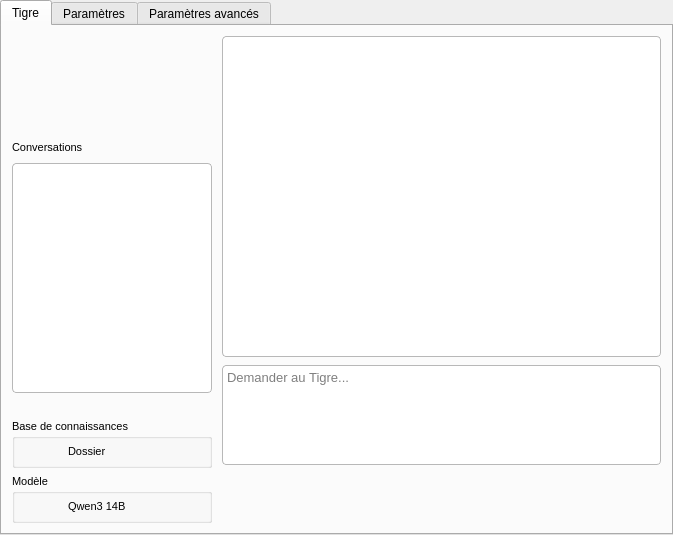
<?xml version="1.0" encoding="UTF-8"?>
<ui version="4.0">
 <class>Form</class>
 <widget class="QWidget" name="Form">
  <property name="geometry">
   <rect>
    <x>0</x>
    <y>0</y>
    <width>673</width>
    <height>535</height>
   </rect>
  </property>
  <property name="windowTitle">
   <string>Form</string>
  </property>
  <property name="styleSheet">
   <string notr="true">QPushButton {
    border: none;
}

QPushButton:pressed {
    background-color: rgba(0, 0, 0, 5%);
    margin-top: 2px;
    margin-left: 2px;
}</string>
  </property>
  <layout class="QVBoxLayout" name="verticalLayout_Form">
   <property name="spacing">
    <number>0</number>
   </property>
   <property name="leftMargin">
    <number>0</number>
   </property>
   <property name="topMargin">
    <number>0</number>
   </property>
   <property name="rightMargin">
    <number>0</number>
   </property>
   <property name="bottomMargin">
    <number>0</number>
   </property>
   <item>
    <widget class="QTabWidget" name="tabWidget">
     <property name="minimumSize">
      <size>
       <width>600</width>
       <height>400</height>
      </size>
     </property>
     <property name="styleSheet">
      <string notr="true">background: none</string>
     </property>
     <property name="currentIndex">
      <number>0</number>
     </property>
     <widget class="QWidget" name="tab">
      <attribute name="title">
       <string>Tigre</string>
      </attribute>
      <layout class="QHBoxLayout" name="horizontalLayout_tab1">
       <property name="spacing">
        <number>10</number>
       </property>
       <property name="leftMargin">
        <number>10</number>
       </property>
       <property name="topMargin">
        <number>10</number>
       </property>
       <property name="rightMargin">
        <number>10</number>
       </property>
       <property name="bottomMargin">
        <number>10</number>
       </property>
       <item>
        <layout class="QVBoxLayout" name="verticalLayout_sidebar" stretch="0,0,0,0,0,0">
         <property name="spacing">
          <number>6</number>
         </property>
         <property name="sizeConstraint">
          <enum>QLayout::SetFixedSize</enum>
         </property>
         <property name="leftMargin">
          <number>0</number>
         </property>
         <property name="topMargin">
          <number>0</number>
         </property>
         <property name="rightMargin">
          <number>0</number>
         </property>
         <property name="bottomMargin">
          <number>0</number>
         </property>
         <item alignment="Qt::AlignHCenter">
          <widget class="QLabel" name="label_tigerODM">
           <property name="sizePolicy">
            <sizepolicy hsizetype="Minimum" vsizetype="Minimum">
             <horstretch>0</horstretch>
             <verstretch>0</verstretch>
            </sizepolicy>
           </property>
           <property name="minimumSize">
            <size>
             <width>0</width>
             <height>95</height>
            </size>
           </property>
           <property name="maximumSize">
            <size>
             <width>100</width>
             <height>100</height>
            </size>
           </property>
           <property name="text">
            <string/>
           </property>
           <property name="pixmap">
            <pixmap>Images/Tiger.png</pixmap>
           </property>
           <property name="scaledContents">
            <bool>true</bool>
           </property>
           <property name="alignment">
            <set>Qt::AlignCenter</set>
           </property>
           <property name="wordWrap">
            <bool>false</bool>
           </property>
           <property name="margin">
            <number>0</number>
           </property>
           <property name="indent">
            <number>0</number>
           </property>
          </widget>
         </item>
         <item>
          <layout class="QHBoxLayout" name="horizontalLayout_convHeader">
           <property name="spacing">
            <number>6</number>
           </property>
           <property name="leftMargin">
            <number>0</number>
           </property>
           <property name="topMargin">
            <number>0</number>
           </property>
           <property name="rightMargin">
            <number>0</number>
           </property>
           <property name="bottomMargin">
            <number>0</number>
           </property>
           <item>
            <widget class="QLabel" name="label_conversation">
             <property name="sizePolicy">
              <sizepolicy hsizetype="Fixed" vsizetype="Fixed">
               <horstretch>0</horstretch>
               <verstretch>0</verstretch>
              </sizepolicy>
             </property>
             <property name="maximumSize">
              <size>
               <width>130</width>
               <height>20</height>
              </size>
             </property>
             <property name="font">
              <font>
               <family>Arial</family>
               <pointsize>8</pointsize>
              </font>
             </property>
             <property name="text">
              <string>Conversations</string>
             </property>
            </widget>
           </item>
           <item>
            <spacer name="horizontalSpacer_convHeader">
             <property name="orientation">
              <enum>Qt::Horizontal</enum>
             </property>
             <property name="sizeType">
              <enum>QSizePolicy::Fixed</enum>
             </property>
             <property name="sizeHint" stdset="0">
              <size>
               <width>40</width>
               <height>20</height>
              </size>
             </property>
            </spacer>
           </item>
           <item>
            <widget class="QPushButton" name="btn_delConv">
             <property name="maximumSize">
              <size>
               <width>20</width>
               <height>20</height>
              </size>
             </property>
             <property name="font">
              <font>
               <family>Arial</family>
               <pointsize>10</pointsize>
              </font>
             </property>
             <property name="styleSheet">
              <string notr="true">background: transparent;</string>
             </property>
             <property name="text">
              <string/>
             </property>
             <property name="icon">
              <iconset>
               <normaloff>Images/delete.png</normaloff>Images/delete.png</iconset>
             </property>
             <property name="iconSize">
              <size>
               <width>16</width>
               <height>16</height>
              </size>
             </property>
            </widget>
           </item>
           <item>
            <widget class="QPushButton" name="btn_newConv">
             <property name="maximumSize">
              <size>
               <width>20</width>
               <height>20</height>
              </size>
             </property>
             <property name="font">
              <font>
               <family>Arial</family>
               <pointsize>10</pointsize>
              </font>
             </property>
             <property name="styleSheet">
              <string notr="true">background: transparent;</string>
             </property>
             <property name="text">
              <string/>
             </property>
             <property name="icon">
              <iconset>
               <normaloff>Images/new.png</normaloff>Images/new.png</iconset>
             </property>
             <property name="iconSize">
              <size>
               <width>16</width>
               <height>16</height>
              </size>
             </property>
            </widget>
           </item>
          </layout>
         </item>
         <item>
          <widget class="QListWidget" name="list_conversations">
           <property name="sizePolicy">
            <sizepolicy hsizetype="Preferred" vsizetype="Expanding">
             <horstretch>0</horstretch>
             <verstretch>1</verstretch>
            </sizepolicy>
           </property>
           <property name="maximumSize">
            <size>
             <width>200</width>
             <height>16777215</height>
            </size>
           </property>
           <property name="font">
            <font>
             <pointsize>8</pointsize>
            </font>
           </property>
           <property name="styleSheet">
            <string notr="true">background-color: palette(Base);
color: palette(Text);
border: 1px solid palette(Mid);
border-radius: 4px;</string>
           </property>
          </widget>
         </item>
         <item>
          <spacer name="verticalSpacer_sidebar">
           <property name="orientation">
            <enum>Qt::Vertical</enum>
           </property>
           <property name="sizeHint" stdset="0">
            <size>
             <width>20</width>
             <height>20</height>
            </size>
           </property>
          </spacer>
         </item>
         <item>
          <widget class="QGroupBox" name="groupBox_2">
           <property name="maximumSize">
            <size>
             <width>200</width>
             <height>16777215</height>
            </size>
           </property>
           <property name="font">
            <font>
             <family>Arial</family>
             <pointsize>8</pointsize>
            </font>
           </property>
           <property name="title">
            <string>Base de connaissances</string>
           </property>
           <layout class="QHBoxLayout" name="horizontalLayout_groupBox2">
            <property name="spacing">
             <number>8</number>
            </property>
            <property name="leftMargin">
             <number>10</number>
            </property>
            <property name="topMargin">
             <number>6</number>
            </property>
            <property name="rightMargin">
             <number>10</number>
            </property>
            <property name="bottomMargin">
             <number>6</number>
            </property>
            <item>
             <widget class="QPushButton" name="btn_folder">
              <property name="maximumSize">
               <size>
                <width>35</width>
                <height>16777215</height>
               </size>
              </property>
              <property name="font">
               <font>
                <family>Arial</family>
                <pointsize>10</pointsize>
               </font>
              </property>
              <property name="styleSheet">
               <string notr="true">background: transparent;</string>
              </property>
              <property name="text">
               <string/>
              </property>
              <property name="icon">
               <iconset>
                <normaloff>Images/folder.png</normaloff>Images/folder.png</iconset>
              </property>
              <property name="iconSize">
               <size>
                <width>20</width>
                <height>20</height>
               </size>
              </property>
             </widget>
            </item>
            <item>
             <widget class="QLabel" name="label_folder">
              <property name="maximumSize">
               <size>
                <width>120</width>
                <height>20</height>
               </size>
              </property>
              <property name="font">
               <font>
                <family>Arial</family>
                <pointsize>8</pointsize>
               </font>
              </property>
              <property name="text">
               <string>Dossier</string>
              </property>
             </widget>
            </item>
            <item>
             <spacer name="horizontalSpacer_groupBox2">
              <property name="orientation">
               <enum>Qt::Horizontal</enum>
              </property>
              <property name="sizeType">
               <enum>QSizePolicy::Fixed</enum>
              </property>
              <property name="sizeHint" stdset="0">
               <size>
                <width>10</width>
                <height>10</height>
               </size>
              </property>
             </spacer>
            </item>
           </layout>
          </widget>
         </item>
         <item>
          <widget class="QGroupBox" name="groupBox_3">
           <property name="maximumSize">
            <size>
             <width>200</width>
             <height>16777215</height>
            </size>
           </property>
           <property name="font">
            <font>
             <family>Arial</family>
             <pointsize>8</pointsize>
            </font>
           </property>
           <property name="title">
            <string>Modèle</string>
           </property>
           <layout class="QHBoxLayout" name="horizontalLayout_groupBox3">
            <property name="spacing">
             <number>8</number>
            </property>
            <property name="leftMargin">
             <number>10</number>
            </property>
            <property name="topMargin">
             <number>6</number>
            </property>
            <property name="rightMargin">
             <number>10</number>
            </property>
            <property name="bottomMargin">
             <number>6</number>
            </property>
            <item>
             <widget class="QPushButton" name="btn_model">
              <property name="maximumSize">
               <size>
                <width>35</width>
                <height>16777215</height>
               </size>
              </property>
              <property name="font">
               <font>
                <family>Arial</family>
                <pointsize>10</pointsize>
               </font>
              </property>
              <property name="styleSheet">
               <string notr="true">background: transparent;</string>
              </property>
              <property name="text">
               <string/>
              </property>
              <property name="icon">
               <iconset>
                <normaloff>Images/model.png</normaloff>Images/model.png</iconset>
              </property>
              <property name="iconSize">
               <size>
                <width>20</width>
                <height>20</height>
               </size>
              </property>
             </widget>
            </item>
            <item>
             <widget class="QLabel" name="label_model">
              <property name="maximumSize">
               <size>
                <width>120</width>
                <height>20</height>
               </size>
              </property>
              <property name="font">
               <font>
                <family>Arial</family>
                <pointsize>8</pointsize>
               </font>
              </property>
              <property name="text">
               <string>Qwen3 14B</string>
              </property>
             </widget>
            </item>
            <item>
             <spacer name="horizontalSpacer_groupBox3">
              <property name="orientation">
               <enum>Qt::Horizontal</enum>
              </property>
              <property name="sizeType">
               <enum>QSizePolicy::Fixed</enum>
              </property>
              <property name="sizeHint" stdset="0">
               <size>
                <width>10</width>
                <height>10</height>
               </size>
              </property>
             </spacer>
            </item>
           </layout>
          </widget>
         </item>
        </layout>
       </item>
       <item>
        <layout class="QVBoxLayout" name="verticalLayout_main">
         <property name="spacing">
          <number>8</number>
         </property>
         <property name="leftMargin">
          <number>0</number>
         </property>
         <property name="topMargin">
          <number>0</number>
         </property>
         <property name="rightMargin">
          <number>0</number>
         </property>
         <property name="bottomMargin">
          <number>0</number>
         </property>
         <item>
          <widget class="QScrollArea" name="scrollArea_display">
           <property name="sizePolicy">
            <sizepolicy hsizetype="Expanding" vsizetype="Expanding">
             <horstretch>1</horstretch>
             <verstretch>1</verstretch>
            </sizepolicy>
           </property>
           <property name="styleSheet">
            <string notr="true">background-color: palette(Base);
color: palette(Text);
border-radius: 4px;
border: 1px solid palette(Mid);
</string>
           </property>
           <property name="widgetResizable">
            <bool>true</bool>
           </property>
           <widget class="QWidget" name="scrollAreaWidgetContents">
            <property name="geometry">
             <rect>
              <x>0</x>
              <y>0</y>
              <width>431</width>
              <height>316</height>
             </rect>
            </property>
            <property name="styleSheet">
             <string notr="true">margin-left: 8px;
margin-right: 8px;
border: none;</string>
            </property>
           </widget>
          </widget>
         </item>
         <item>
          <widget class="DropTextEdit" name="textEdit_request">
           <property name="minimumSize">
            <size>
             <width>0</width>
             <height>100</height>
            </size>
           </property>
           <property name="maximumSize">
            <size>
             <width>16777215</width>
             <height>100</height>
            </size>
           </property>
           <property name="font">
            <font>
             <family>Arial</family>
             <pointsize>10</pointsize>
            </font>
           </property>
           <property name="styleSheet">
            <string notr="true">background-color: palette(Base);
color: palette(Text);
border: 1px solid palette(Mid);
border-radius: 4px;</string>
           </property>
           <property name="placeholderText">
            <string>Demander au Tigre...</string>
           </property>
          </widget>
         </item>
         <item>
          <layout class="QHBoxLayout" name="horizontalLayout">
           <property name="topMargin">
            <number>0</number>
           </property>
           <item>
            <widget class="QPushButton" name="btn_attachment">
             <property name="font">
              <font>
               <family>Arial</family>
               <pointsize>10</pointsize>
              </font>
             </property>
             <property name="styleSheet">
              <string notr="true">background: transparent;</string>
             </property>
             <property name="text">
              <string/>
             </property>
             <property name="icon">
              <iconset>
               <normaloff>Images/paperclip.png</normaloff>Images/paperclip.png</iconset>
             </property>
             <property name="iconSize">
              <size>
               <width>20</width>
               <height>20</height>
              </size>
             </property>
            </widget>
           </item>
           <item>
            <widget class="QLabel" name="label_attachment">
             <property name="text">
              <string/>
             </property>
            </widget>
           </item>
           <item>
            <spacer name="spacer">
             <property name="orientation">
              <enum>Qt::Horizontal</enum>
             </property>
             <property name="sizeType">
              <enum>QSizePolicy::Expanding</enum>
             </property>
             <property name="sizeHint" stdset="0">
              <size>
               <width>40</width>
               <height>20</height>
              </size>
             </property>
            </spacer>
           </item>
           <item>
            <widget class="QPushButton" name="btn_send">
             <property name="sizePolicy">
              <sizepolicy hsizetype="Minimum" vsizetype="Fixed">
               <horstretch>0</horstretch>
               <verstretch>0</verstretch>
              </sizepolicy>
             </property>
             <property name="font">
              <font>
               <family>Arial</family>
               <pointsize>10</pointsize>
              </font>
             </property>
             <property name="styleSheet">
              <string notr="true">border: none; background: transparent;</string>
             </property>
             <property name="text">
              <string/>
             </property>
             <property name="icon">
              <iconset>
               <normaloff>Images/paperplane.png</normaloff>Images/paperplane.png</iconset>
             </property>
             <property name="iconSize">
              <size>
               <width>30</width>
               <height>30</height>
              </size>
             </property>
             <property name="shortcut">
              <string>Return</string>
             </property>
            </widget>
           </item>
          </layout>
         </item>
         <item>
          <widget class="QLabel" name="label_freeText">
           <property name="font">
            <font>
             <family>Arial</family>
             <pointsize>14</pointsize>
            </font>
           </property>
           <property name="styleSheet">
            <string notr="true">color: red
</string>
           </property>
           <property name="text">
            <string/>
           </property>
          </widget>
         </item>
        </layout>
       </item>
      </layout>
     </widget>
     <widget class="QWidget" name="tab_3">
      <attribute name="title">
       <string>Paramètres</string>
      </attribute>
      <widget class="QGroupBox" name="groupBox_8">
       <property name="geometry">
        <rect>
         <x>10</x>
         <y>10</y>
         <width>647</width>
         <height>51</height>
        </rect>
       </property>
       <property name="title">
        <string>Affichage</string>
       </property>
       <layout class="QVBoxLayout" name="verticalLayout_groupBox7_2">
        <property name="spacing">
         <number>10</number>
        </property>
        <property name="leftMargin">
         <number>10</number>
        </property>
        <property name="topMargin">
         <number>10</number>
        </property>
        <property name="rightMargin">
         <number>10</number>
        </property>
        <property name="bottomMargin">
         <number>10</number>
        </property>
        <item>
         <widget class="QCheckBox" name="checkbox_fontsize">
          <property name="text">
           <string>Grande taille de police</string>
          </property>
         </widget>
        </item>
       </layout>
      </widget>
      <widget class="QGroupBox" name="groupBox_10">
       <property name="enabled">
        <bool>true</bool>
       </property>
       <property name="geometry">
        <rect>
         <x>10</x>
         <y>80</y>
         <width>647</width>
         <height>71</height>
        </rect>
       </property>
       <property name="title">
        <string>Mode</string>
       </property>
       <layout class="QVBoxLayout" name="verticalLayout_groupBox7_3">
        <property name="spacing">
         <number>10</number>
        </property>
        <property name="leftMargin">
         <number>10</number>
        </property>
        <property name="topMargin">
         <number>10</number>
        </property>
        <property name="rightMargin">
         <number>10</number>
        </property>
        <property name="bottomMargin">
         <number>10</number>
        </property>
        <item>
         <layout class="QHBoxLayout" name="horizontalLayout_2">
          <item>
           <widget class="QComboBox" name="combobox_model_mode">
            <property name="enabled">
             <bool>true</bool>
            </property>
            <property name="minimumSize">
             <size>
              <width>200</width>
              <height>0</height>
             </size>
            </property>
            <item>
             <property name="text">
              <string>Auto</string>
             </property>
            </item>
            <item>
             <property name="text">
              <string>Mode léger (sans GPU/petit GPU) </string>
             </property>
            </item>
            <item>
             <property name="text">
              <string>Mode intensif</string>
             </property>
            </item>
           </widget>
          </item>
          <item>
           <spacer name="horizontalSpacer">
            <property name="orientation">
             <enum>Qt::Horizontal</enum>
            </property>
            <property name="sizeHint" stdset="0">
             <size>
              <width>40</width>
              <height>20</height>
             </size>
            </property>
           </spacer>
          </item>
         </layout>
        </item>
       </layout>
      </widget>
     </widget>
     <widget class="QWidget" name="tab_2">
      <property name="enabled">
       <bool>true</bool>
      </property>
      <attribute name="title">
       <string>Paramètres avancés</string>
      </attribute>
      <layout class="QHBoxLayout" name="horizontalLayout_tab2">
       <property name="spacing">
        <number>16</number>
       </property>
       <property name="leftMargin">
        <number>10</number>
       </property>
       <property name="topMargin">
        <number>10</number>
       </property>
       <property name="rightMargin">
        <number>10</number>
       </property>
       <property name="bottomMargin">
        <number>10</number>
       </property>
       <item>
        <widget class="QGroupBox" name="groupBox_7">
         <property name="title">
          <string>Connexions à TigerODM</string>
         </property>
         <layout class="QVBoxLayout" name="verticalLayout_groupBox7">
          <property name="spacing">
           <number>10</number>
          </property>
          <property name="leftMargin">
           <number>10</number>
          </property>
          <property name="topMargin">
           <number>10</number>
          </property>
          <property name="rightMargin">
           <number>10</number>
          </property>
          <property name="bottomMargin">
           <number>10</number>
          </property>
          <item>
           <widget class="QGroupBox" name="groupBox">
            <property name="styleSheet">
             <string notr="true"/>
            </property>
            <property name="title">
             <string>Sélection de dossier</string>
            </property>
            <layout class="QFormLayout" name="formLayout_folder">
             <property name="horizontalSpacing">
              <number>6</number>
             </property>
             <property name="verticalSpacing">
              <number>6</number>
             </property>
             <item row="0" column="0">
              <widget class="QLabel" name="label">
               <property name="font">
                <font>
                 <family>Arial</family>
                 <pointsize>8</pointsize>
                </font>
               </property>
               <property name="text">
                <string>Workflow ID</string>
               </property>
              </widget>
             </item>
             <item row="0" column="1">
              <widget class="QLineEdit" name="lineEdit_folderID">
               <property name="text">
                <string>Folder</string>
               </property>
              </widget>
             </item>
             <item row="1" column="0">
              <widget class="QLabel" name="label_2">
               <property name="font">
                <font>
                 <family>Arial</family>
                 <pointsize>8</pointsize>
                </font>
               </property>
               <property name="text">
                <string>Input ID</string>
               </property>
              </widget>
             </item>
             <item row="1" column="1">
              <widget class="QLineEdit" name="lineEdit_folderNum">
               <property name="text">
                <string>input_0</string>
               </property>
              </widget>
             </item>
            </layout>
           </widget>
          </item>
          <item>
           <widget class="QGroupBox" name="groupBox_5">
            <property name="styleSheet">
             <string notr="true"/>
            </property>
            <property name="title">
             <string>Chargement de conversations</string>
            </property>
            <layout class="QFormLayout" name="formLayout_conv">
             <property name="horizontalSpacing">
              <number>6</number>
             </property>
             <property name="verticalSpacing">
              <number>6</number>
             </property>
             <item row="0" column="0">
              <widget class="QLabel" name="label_9">
               <property name="font">
                <font>
                 <family>Arial</family>
                 <pointsize>8</pointsize>
                </font>
               </property>
               <property name="text">
                <string>Workflow ID</string>
               </property>
              </widget>
             </item>
             <item row="0" column="1">
              <widget class="QLineEdit" name="lineEdit_convID">
               <property name="text">
                <string>Conversations</string>
               </property>
              </widget>
             </item>
             <item row="1" column="0">
              <widget class="QLabel" name="label_10">
               <property name="font">
                <font>
                 <family>Arial</family>
                 <pointsize>8</pointsize>
                </font>
               </property>
               <property name="text">
                <string>Input ID</string>
               </property>
              </widget>
             </item>
             <item row="1" column="1">
              <widget class="QLineEdit" name="lineEdit_convNum">
               <property name="text">
                <string>input_0</string>
               </property>
              </widget>
             </item>
            </layout>
           </widget>
          </item>
          <item>
           <widget class="QGroupBox" name="groupBox_4">
            <property name="styleSheet">
             <string notr="true"/>
            </property>
            <property name="title">
             <string>Requête - RAG</string>
            </property>
            <layout class="QFormLayout" name="formLayout_rag">
             <property name="horizontalSpacing">
              <number>6</number>
             </property>
             <property name="verticalSpacing">
              <number>6</number>
             </property>
             <item row="0" column="0">
              <widget class="QLabel" name="label_5">
               <property name="font">
                <font>
                 <family>Arial</family>
                 <pointsize>8</pointsize>
                </font>
               </property>
               <property name="text">
                <string>Workflow ID</string>
               </property>
              </widget>
             </item>
             <item row="0" column="1">
              <widget class="QLineEdit" name="lineEdit_ragID">
               <property name="text">
                <string>Request_RAG</string>
               </property>
              </widget>
             </item>
             <item row="1" column="0">
              <widget class="QLabel" name="label_6">
               <property name="font">
                <font>
                 <family>Arial</family>
                 <pointsize>8</pointsize>
                </font>
               </property>
               <property name="text">
                <string>Input ID</string>
               </property>
              </widget>
             </item>
             <item row="1" column="1">
              <widget class="QLineEdit" name="lineEdit_ragNum">
               <property name="text">
                <string>input_0</string>
               </property>
              </widget>
             </item>
            </layout>
           </widget>
          </item>
          <item>
           <widget class="QGroupBox" name="groupBox_6">
            <property name="styleSheet">
             <string notr="true"/>
            </property>
            <property name="title">
             <string>Requête - Générique</string>
            </property>
            <layout class="QFormLayout" name="formLayout_generic">
             <property name="horizontalSpacing">
              <number>6</number>
             </property>
             <property name="verticalSpacing">
              <number>6</number>
             </property>
             <item row="0" column="0">
              <widget class="QLabel" name="label_13">
               <property name="font">
                <font>
                 <family>Arial</family>
                 <pointsize>8</pointsize>
                </font>
               </property>
               <property name="text">
                <string>Workflow ID</string>
               </property>
              </widget>
             </item>
             <item row="0" column="1">
              <widget class="QLineEdit" name="lineEdit_genericID">
               <property name="text">
                <string>Request_Generic</string>
               </property>
              </widget>
             </item>
             <item row="1" column="0">
              <widget class="QLabel" name="label_14">
               <property name="font">
                <font>
                 <family>Arial</family>
                 <pointsize>8</pointsize>
                </font>
               </property>
               <property name="text">
                <string>Input ID</string>
               </property>
              </widget>
             </item>
             <item row="1" column="1">
              <widget class="QLineEdit" name="lineEdit_genericNum">
               <property name="text">
                <string>input_0</string>
               </property>
              </widget>
             </item>
            </layout>
           </widget>
          </item>
         </layout>
        </widget>
       </item>
      </layout>
     </widget>
    </widget>
   </item>
  </layout>
 </widget>
 <customwidgets>
  <customwidget>
   <class>DropTextEdit</class>
   <extends>QTextEdit</extends>
   <header>orangecontrib.HLIT_dev.utils.drag_drop_textEdit</header>
  </customwidget>
 </customwidgets>
 <resources/>
 <connections/>
</ui>
